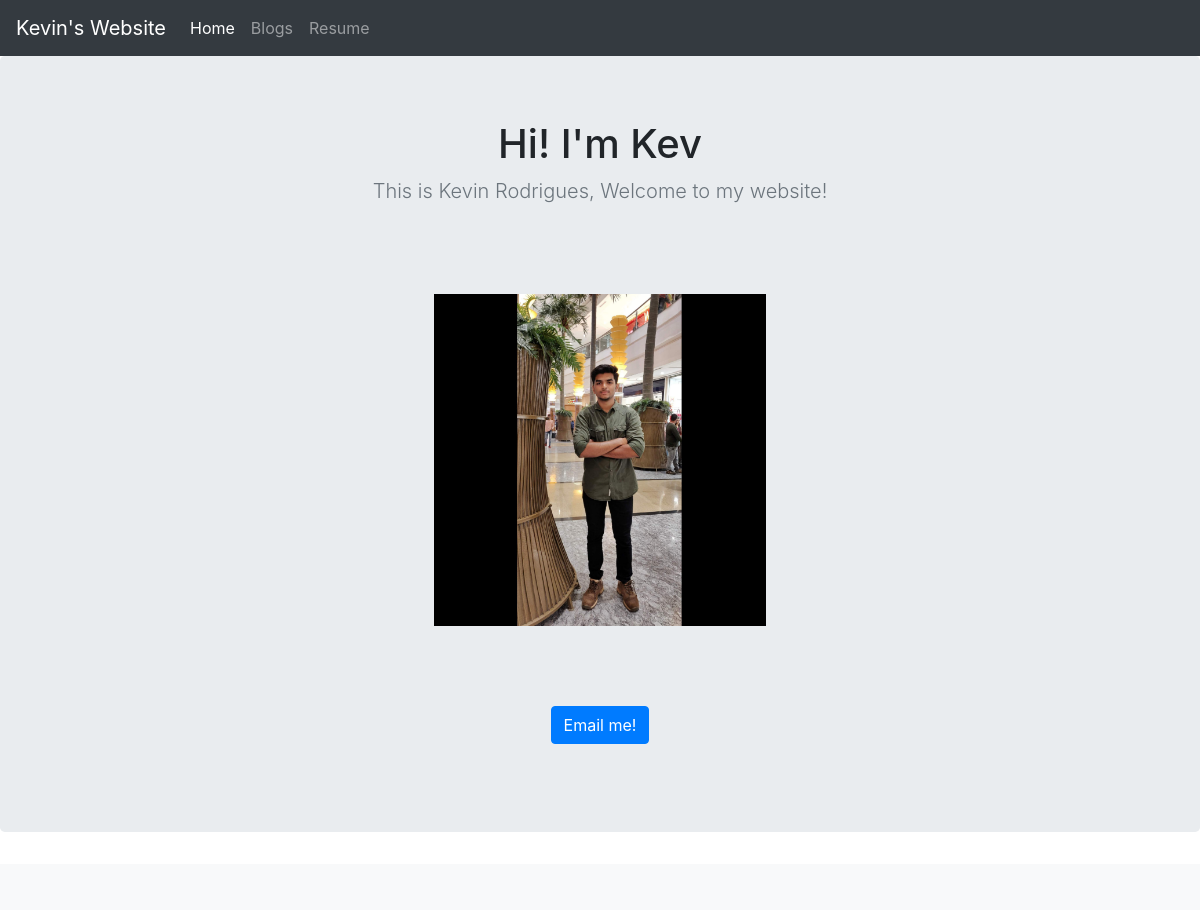
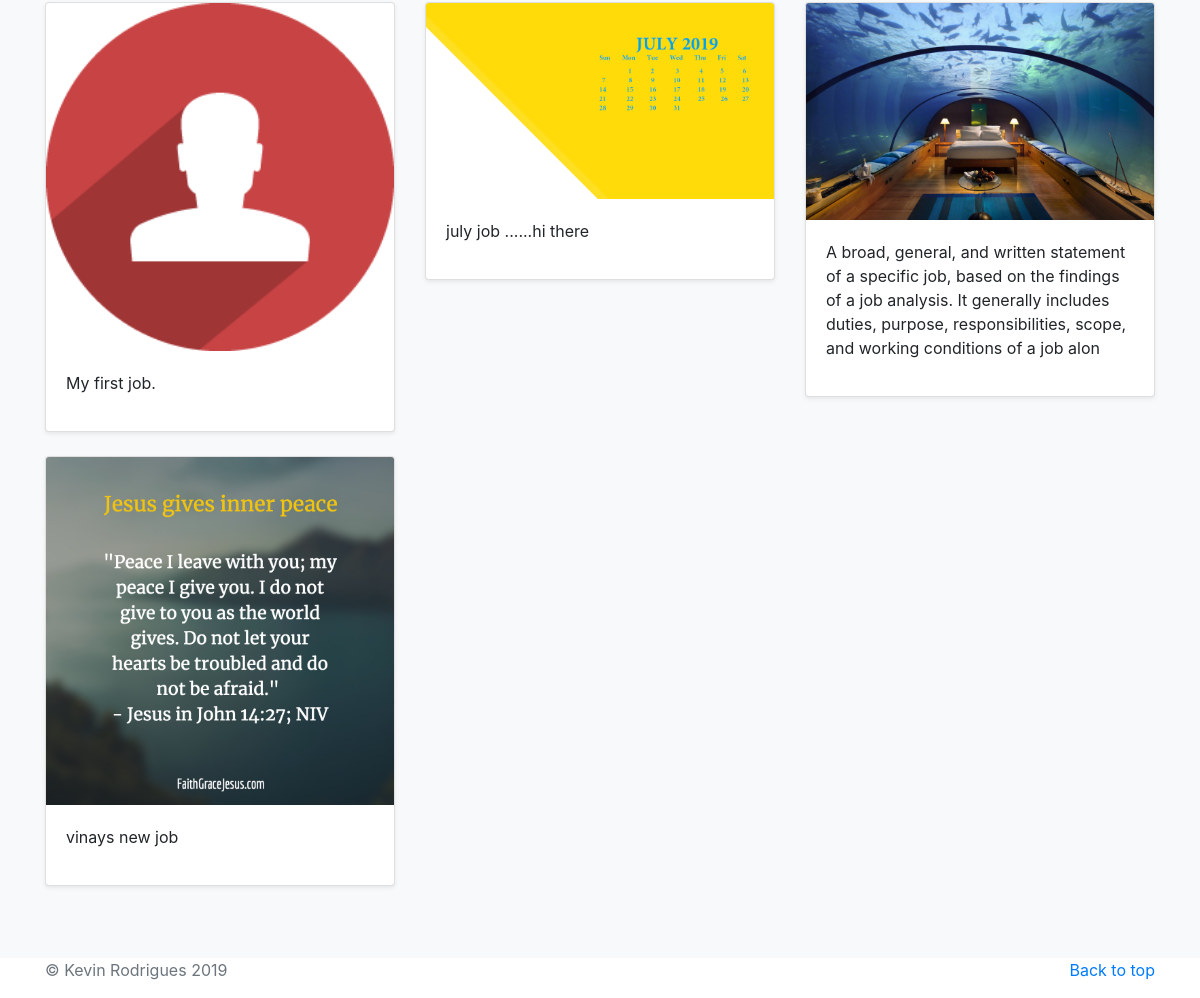
The page / on the database its author committed (2 pictures, top to bottom).
### jobs/models.py (models this page shows)
class Job(models.Model):
    image = models.ImageField(upload_to='images/')
    summary = models.CharField(max_length=200)

### jobs/views.py (the view)
# urls.py: 2. Add a URL to urlpatterns:  path('', views.home, name='home')
def home(request):
    jobs = Job.objects
    return render(request, 'jobs/home.html', {'jobs': jobs})

### jobs/templates/jobs/home.html (shortened to what this page needs)
<!doctype html>
<html lang="en">
<head>
  <link rel="stylesheet" href="https://stackpath.bootstrapcdn.com/bootstrap/4.3.1/css/bootstrap.min.css"
>
</head>
<body>
  <header>
    <nav class="navbar navbar-expand-lg navbar-dark bg-dark">
      <a class="navbar-brand" href="#">Kevin's Website</a>
      <div class="collapse navbar-collapse" id="navbarNavAltMarkup">
        <div class="navbar-nav">
          <a class="nav-item nav-link active" href="#">Home <span class="sr-only">(current)</span></a>
          <a class="nav-item nav-link" href="blogs/">Blogs</a>
          <a class="nav-item nav-link" href="{% static 'sample.pdf' %}">Resume</a>
        </div>
      </div>
    </nav>
  </header>
  <main role="main">
    <section class="jumbotron text-center">
      <div class="container">
        <h1 class="jumbotron-heading">Hi! I'm Kev</h1>
        <p class="lead text-muted">This is Kevin Rodrigues, Welcome to my website!<p><br><br><br>
            <img src="{% static 'PicsArt_05-06-09.27.04.jpg' %}" height=30% width=30%><br><br><br><br>
            <a href="mailto:kr90644@gmail.com" class="btn btn-primary my-2">Email me!</a>
          </p>
      </div>
    </section>
    <div class="album py-5 bg-light">
      <div class="container">
        <div class="row">
          {% for j in jobs.all %}
          <div class="col-md-4">
            <div class="card mb-4 shadow-sm">
              <img class="card-img-top" src="{{ j.image.url }}">
              <div class="card-body">
                <p class="card-text">{{ j.summary }}</p>
              </div>
            </div>
          </div>
          {% endfor %}
        </div>
      </div>
    </div>
  </main>
  <footer class="text-muted">
    <div class="container">
      <p class="float-right">
        <a href="#">Back to top</a>
      </p>
      <p>&copy; Kevin Rodrigues {% now "Y" %}</p>
    </div>
  </footer>
</html>

### rows shown on the page
Job: image (picture), summary "My first job."
Job: image (picture), summary "july job ......hi there"
Job: image (picture), summary "A broad, general, and written statement of a specific job, based on the findings of a job analysis. It generally includes duties, purpose, responsibilities, scope, and working conditions of a job alon"
Job: image (picture), summary "vinays new job"
